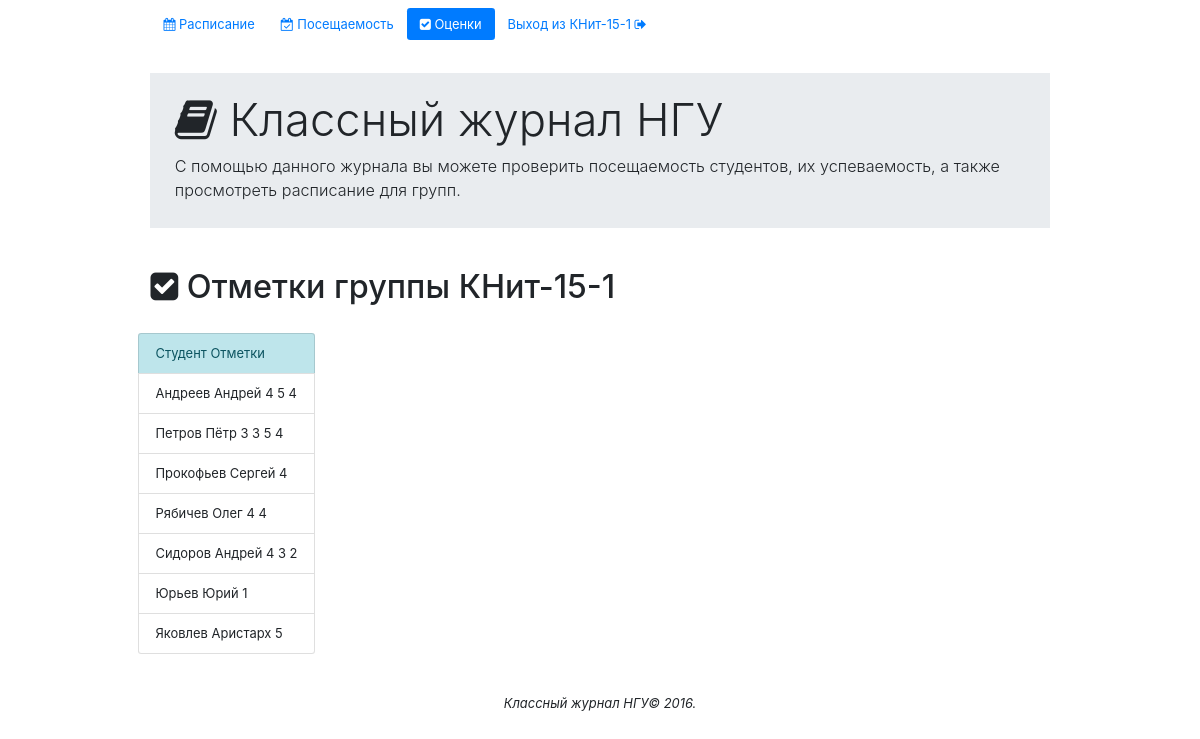
Screenshot of /content/marks.php (signed in) with the database file from the repository.
### tables this page shows
CREATE TABLE IF NOT EXISTS `marks` (
  `groupName` text NOT NULL,
  `studentName` text NOT NULL,
  `marks` text NOT NULL
);

### content/marks.php (the view, shortened to what this page needs)
<?php
	include("../connection/connection.php");
	include("../template/header.php");
	if(isset($_REQUEST["group"]))
		$chosenGroup = $_REQUEST["group"];
	else
		$chosenGroup = $_SESSION['logged_user'];
	$q = "SELECT * FROM `marks` WHERE `groupName` = '$chosenGroup' ORDER BY `studentName`";
	$result = mysqli_query($connection,$q);
	$data = mysqli_fetch_array($result)
?>
<div class = "content">
	<h1 class="text-xs-center"><i class="fa fa-check-square" aria-hidden="true"></i> Отметки группы <?php echo $data["groupName"];?></h1>
	<br>
	<div class = "row" >
		<div class = "col-xs-6">
			<?php
				if(isset($data["groupName"])){
			?>
			<ul class="list-group">
				<li class="list-group-item list-group-item-info">
					Студент
					<span class="float-xs-right ">Отметки</span>
				</li>
				<?php
					do{
						$marks = explode(" ", $data["marks"]);
				?>
				<li class="list-group-item">
					<?php
					  	echo $data["studentName"];
					  	for($i = count($marks)-1; $i >= 0; $i--){
					?>
					<span class="tag  tag-pill float-xs-right
																<?php
																	if($marks[$i] < 3)
																		echo "tag-danger";
																	else if($marks[$i] > 3)
																		echo "tag-success";
																	else
																		echo "tag-warning";
																?> ">
						<?php
							echo $marks[$i];
						?>
					</span>
					<?php
						}
					?>
				</li>
					<?php
					 	}while($data = mysqli_fetch_array($result));
					?>
			</ul>
			<?php
				}else
					echo "<br><p class = 'text-xs-center'>Отметки для выбранной вами группы ещё не выставлены.</p>";
			?>
		</div>
	</div>
</div>
<?php include("../template/footer.php"); ?>

### template/header.php (style rules this page uses)
html { height: 100%; zoom: 90%; }
body { height: 98%; zoom: 90%; }
.content { flex: 1 0 auto; }

### rows the page displays
marks: groupName "КНит-15-1", studentName "Андреев Андрей", marks "4", marks "5"
marks: studentName "Петров Пётр", marks "3", marks "5", marks "4"
marks: studentName "Прокофьев Сергей", marks "4"
marks: studentName "Рябичев Олег", marks "4"
marks: studentName "Сидоров Андрей", marks "4", marks "3", marks "2"
marks: studentName "Юрьев Юрий", marks "1"
marks: studentName "Яковлев Аристарх", marks "5"

### other values shown
$_SESSION['logged_user'] "КНит-15-1"
